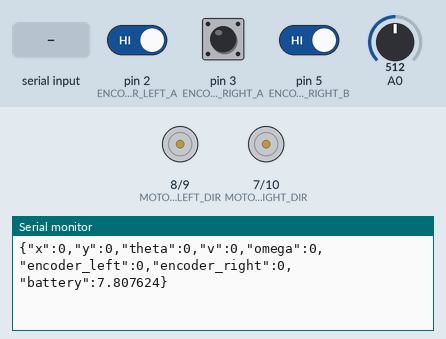
This sketch was run on a simulated Arduino Uno, built with avr-gcc and run on an emulated ATmega328P. On the bench: direction and speed pins drawn as motors (green arrow = direction pin HIGH = forward, orange = LOW = backward, longer = more drive), the last lines printed to the serial monitor. The test bench sets the inputs (shaded band); at power-on: pin 3 (ENCODER_RIGHT_A) HIGH, A0 = 512, pin 2 (ENCODER_LEFT_A) HIGH, pin 5 (ENCODER_RIGHT_B) HIGH.

Above: at 1.2 s.
1.3 s: "MOTOR\n" received over Serial
2.8 s: pin 3 (ENCODER_RIGHT_A) pulsed LOW 2 times (0.12 s each, 0.3 s apart)
At 2.94 s:
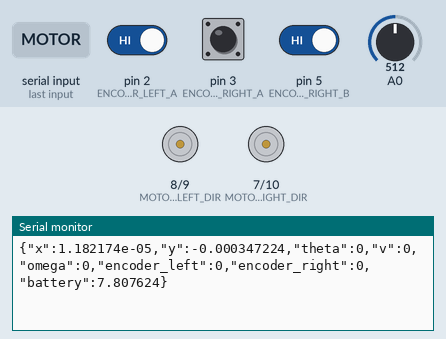
4.9 s: A0 set to 716
At 4.96 s:
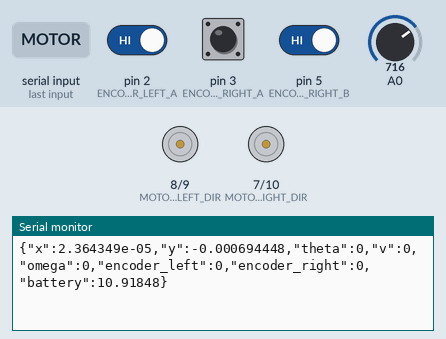
Timing chart, 0 to 7.9 s (numbered marks = the images above; inputs shaded):
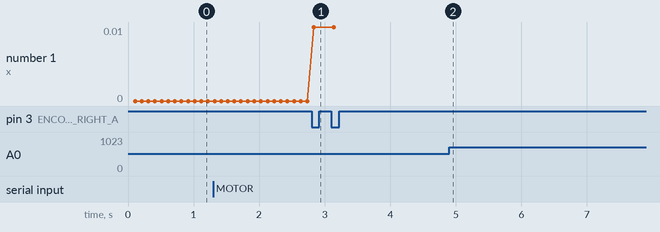

The sketch:

microcontroller_code.ino
```cpp
/*
 * Code pour STM32/Arduino - Robot Traceur
 * Gère: encodeurs, IMU, moteurs, communication UART
 */

#include <Wire.h>
#include <ArduinoJson.h>  // Bibliothèque pour JSON

// === PINS ===
#define MOTOR_LEFT_PWM 9
#define MOTOR_RIGHT_PWM 10
#define MOTOR_LEFT_DIR 8
#define MOTOR_RIGHT_DIR 7
#define ENCODER_LEFT_A 2
#define ENCODER_LEFT_B 4
#define ENCODER_RIGHT_A 3
#define ENCODER_RIGHT_B 5

// === VARIABLES GLOBALES ===
volatile long encoder_left = 0;
volatile long encoder_right = 0;
long last_encoder_left = 0;
long last_encoder_right = 0;
float x = 0.0, y = 0.0, theta = 0.0;
float v_cmd = 0.0, omega_cmd = 0.0;
unsigned long last_cmd_time = 0;

// === CONSTANTS ===
const float WHEEL_DIAMETER = 0.065;  // 6.5 cm
const float WHEEL_BASE = 0.15;       // 15 cm entre les roues
const float PPR = 20.0;              // Pulses per revolution de l'encodeur
const float COUNTS_PER_METER = PPR / (M_PI * WHEEL_DIAMETER);

// === SETUP ===
void setup() {
  Serial.begin(115200);

  // Initialise les pins
  pinMode(MOTOR_LEFT_PWM, OUTPUT);
  pinMode(MOTOR_RIGHT_PWM, OUTPUT);
  pinMode(MOTOR_LEFT_DIR, OUTPUT);
  pinMode(MOTOR_RIGHT_DIR, OUTPUT);
  pinMode(ENCODER_LEFT_A, INPUT_PULLUP);
  pinMode(ENCODER_LEFT_B, INPUT_PULLUP);
  pinMode(ENCODER_RIGHT_A, INPUT_PULLUP);
  pinMode(ENCODER_RIGHT_B, INPUT_PULLUP);

  // Attache les interruptions pour les encodeurs (RISING pour simplifier, x2 au lieu de x4 si CHANGE)
  attachInterrupt(digitalPinToInterrupt(ENCODER_LEFT_A), isr_encoder_left, CHANGE);
  attachInterrupt(digitalPinToInterrupt(ENCODER_RIGHT_A), isr_encoder_right, CHANGE);

  Serial.println("{\"msg\":\"🤖 Robot Traceur démarré\"}");
}

// === ISRs (Interrupt Service Routines) ===
void isr_encoder_left() {
  if (digitalRead(ENCODER_LEFT_A) == digitalRead(ENCODER_LEFT_B)) {
    encoder_left--;
  } else {
    encoder_left++;
  }
}

void isr_encoder_right() {
  if (digitalRead(ENCODER_RIGHT_A) == digitalRead(ENCODER_RIGHT_B)) {
    encoder_right--;
  } else {
    encoder_right++;
  }
}

// === ODOMÉTRIE ===
void update_odometry() {
  long curr_left, curr_right;

  // Safe atomic read of volatile variables
  noInterrupts();
  curr_left = encoder_left;
  curr_right = encoder_right;
  interrupts();

  long delta_left_ticks = curr_left - last_encoder_left;
  long delta_right_ticks = curr_right - last_encoder_right;
  last_encoder_left = curr_left;
  last_encoder_right = curr_right;

  // Convertit les pulses en distance
  float dist_left = delta_left_ticks / COUNTS_PER_METER;
  float dist_right = delta_right_ticks / COUNTS_PER_METER;
  float dist_avg = (dist_left + dist_right) / 2.0;
  float delta_theta = (dist_right - dist_left) / WHEEL_BASE;

  // Met à jour la position
  x += dist_avg * cos(theta);
  y += dist_avg * sin(theta);
  theta += delta_theta;
}

// === COMMANDE MOTEUR ===
void set_motor_speed(float left_speed, float right_speed) {
  // left_speed et right_speed en m/s (limité à [-1, 1])
  left_speed = constrain(left_speed, -1.0, 1.0);
  right_speed = constrain(right_speed, -1.0, 1.0);

  // Convertit en PWM (0-255)
  int left_pwm = (int)(left_speed * 255.0);
  int right_pwm = (int)(right_speed * 255.0);

  // Définit les directions
  digitalWrite(MOTOR_LEFT_DIR, left_speed >= 0 ? HIGH : LOW);
  digitalWrite(MOTOR_RIGHT_DIR, right_speed >= 0 ? HIGH : LOW);

  // Applique les PWM
  analogWrite(MOTOR_LEFT_PWM, abs(left_pwm));
  analogWrite(MOTOR_RIGHT_PWM, abs(right_pwm));
}

// === CINÉMATIQUE ===
void cmd_to_motor_speeds(float v, float omega, float &left_speed, float &right_speed) {
  // Convertit (v, omega) en vitesses des roues gauche et droite
  // v: vitesse linéaire (m/s)
  // omega: vitesse angulaire (rad/s)

  float v_left = v - (WHEEL_BASE / 2.0) * omega;
  float v_right = v + (WHEEL_BASE / 2.0) * omega;

  left_speed = v_left / 0.5;    // Normalize (assumez vitesse max = 0.5 m/s)
  right_speed = v_right / 0.5;
}

// === PARSING COMMANDES ===
void parse_command(String cmd) {
  StaticJsonDocument<128> doc;
  DeserializationError error = deserializeJson(doc, cmd);

  if (error) {
    Serial.println("{\"error\":\"JSON parse error\"}");
    return;
  }

  String command = doc["cmd"];

  if (command == "MOTOR") {
    // Commande directe moteur
    v_cmd = doc["v"];
    omega_cmd = doc["omega"];

    float left_speed, right_speed;
    cmd_to_motor_speeds(v_cmd, omega_cmd, left_speed, right_speed);
    set_motor_speed(left_speed, right_speed);
    last_cmd_time = millis(); // Reset watchdog

    Serial.println("{\"status\":\"motor\"}");

  } else if (command == "GOTO") {
    // Waypoint (simplifié: on envoi juste "reçu")
    last_cmd_time = millis(); // Reset watchdog
    Serial.println("{\"status\":\"waypoint_received\"}");
  }

  else if (command == "STOP") {
    set_motor_speed(0, 0);
    last_cmd_time = millis(); // Reset watchdog
    Serial.println("{\"status\":\"stopped\"}");
  }
}

// === LECTURE SERIE ===
void read_serial() {
  if (Serial.available()) {
    String cmd = Serial.readStringUntil('\n');
    cmd.trim();
    if (cmd.length() > 0) {
      parse_command(cmd);
    }
  }
}

// === ENVOI ETAT ===
void send_state() {
  StaticJsonDocument<256> doc;
  doc["x"] = x;
  doc["y"] = y;
  doc["theta"] = theta;
  doc["v"] = v_cmd;
  doc["omega"] = omega_cmd;
  // Safe read for JSON payload
  long copy_left, copy_right;
  noInterrupts();
  copy_left = encoder_left;
  copy_right = encoder_right;
  interrupts();

  doc["encoder_left"] = copy_left;
  doc["encoder_right"] = copy_right;

  // Voltage divider (assuming R1=10k, R2=4.7k -> Factor ~ 3.12)
  doc["battery"] = analogRead(A0) * (5.0 / 1023.0) * 3.12;

  serializeJson(doc, Serial);
  Serial.println();
}

// === LOOP PRINCIPALE ===
void loop() {
  unsigned long current_millis = millis();

  // Lit les commandes série en non-bloquant
  read_serial();

  // Watchdog de sécurité (500ms sans msg)
  if (current_millis - last_cmd_time > 500) {
    set_motor_speed(0, 0); // Arrêt des moteurs
  }

  static unsigned long last_odo = 0;
  if (current_millis - last_odo > 10) { // 100 Hz Odométrie
    update_odometry();
    last_odo = current_millis;
  }

  // Envoie l'état (à ~10 Hz)
  static unsigned long last_send = 0;
  if (current_millis - last_send > 100) {
    send_state();
    last_send = current_millis;
  }
}

// ✅ FIXED: [BUG 3: Race condition ISR lock, BUG 4: millis loop, Watchdog, Bidirectional Encoders, Battery Divider, Incremental Odometry Fix]
```

Measured:
- after the input at 2.8 s, the serial monitor: prints a new line at once (image 1)
- after the input at 4.9 s, the serial monitor: prints a new line after 0.06 s (image 2)
- plotted number 1: 0 → 0.01 after the input at 2.8 s
